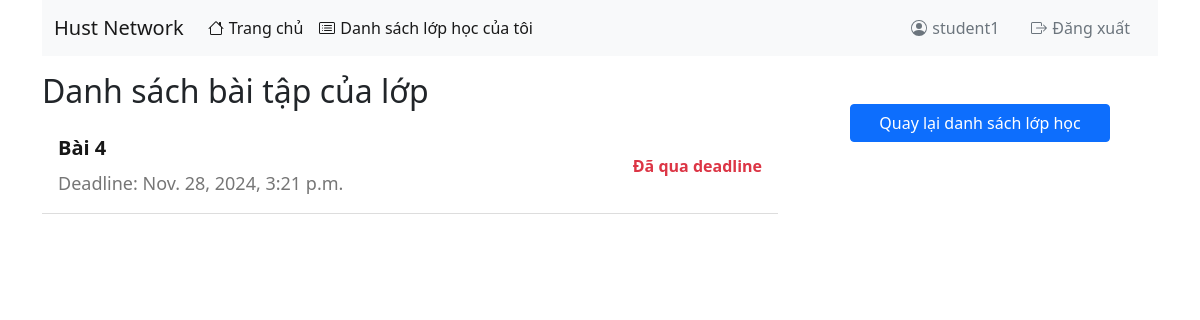
The page /student_class_detail/11/ (signed in) on the database as committed earlier.
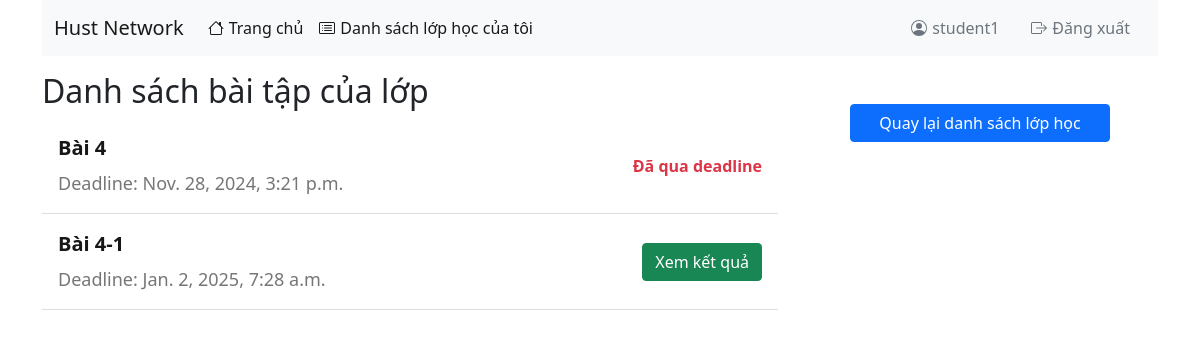
The same page on the database as committed later.
### apps/models.py (models this page shows, shortened)
class Assignment(models.Model):
    class_id = models.ForeignKey(Class, on_delete=models.CASCADE, related_name='assignments')
    name = models.CharField(max_length=255)
    creation_date = models.DateTimeField(auto_now_add=True)
    deadline = models.DateTimeField()
    title = models.CharField(max_length=200)
    ROLE_CHOICES_A = (
        (0, 'Bài thực hành 4'),
        (1, 'Bài thực hành 5'),
    )
    role = models.IntegerField(choices=ROLE_CHOICES_A, default=0)

### apps/views.py (the view)
# urls.py: path('student_class_detail/<int:class_id>/', views.student_class_detail, name='student_class_detail'),
@decorators.login_required(login_url = '/login/')
def student_class_detail(request, class_id):
    student = request.user
    class_obj = get_object_or_404(Class, id=class_id, students=student)
    assignments = Assignment.objects.filter(class_id=class_obj)
    submissions = {}
    for assignment in assignments:
        submission = assignment.submissions.filter(student=student).first()
        if submission:
            submissions[assignment.id] = submission
    return render(request, 'apps/student/class_detail.html', {
        'class_obj': class_obj,
        'assignments': assignments,
        'submissions': submissions
    })

### apps/context_processors.py (called while the page is built)
def current_datetime(request):
    return {
        'now': timezone.now()
    }

### apps/templates/apps/student/class_detail.html (shortened to what this page needs)
<!DOCTYPE html>
<html lang="en">
<head>
    <link href="https://cdn.jsdelivr.net/npm/bootstrap@5.0.2/dist/css/bootstrap.min.css" rel="stylesheet" />
</head>
<body>
    <div class="container">
        {% include 'apps/partials/nav-student.html' %}
        <div class="row">
            <div class="col-12 col-md-8">
                <h2 class="mt-3">Danh sách bài tập của lớp {{ class_instance.name }}</h2>
                <ul class="list-unstyled">
                    {% for assignment in assignments %}
                        <li class="class-list-item">
                            <div class="class-details">
                                <div class="class-title">{{ assignment.name }}</div>
                                <div class="class-code">Deadline: {{ assignment.deadline }}</div>
                            </div>
                            {% if assignment.id in submissions %}
                                <a href="{% url 'view_result' assignment.id %}" class="btn btn-success">Xem kết quả</a>
                            {% else %}
                                {% if assignment.deadline|date:"U" > now|date:"U" %}
                                    <a href="{% url 'assignment_detail' assignment.id %}" class="btn btn-primary">Bắt đầu làm bài</a>
                                {% else %}
                                    <span class="text-danger fw-bold">Đã qua deadline</span>
                                {% endif %}
                            {% endif %}
                        </li>
                    {% endfor %}
                </ul>
            </div>
            <div class="col-12 col-md-4">
                <a href="{% url 'student_classes' %}" class="btn btn-primary mt-5 mx-5 d-flex justify-content-center">Quay lại danh sách lớp học</a>
            </div>
        </div>
    </div>
</body>
</html>

Rows that differ between the two databases and show on the page:
added Assignment: name "Bài 4-1", deadline "Jan. 2, 2025, 7:28 a.m.", shows "Xem kết quả"
